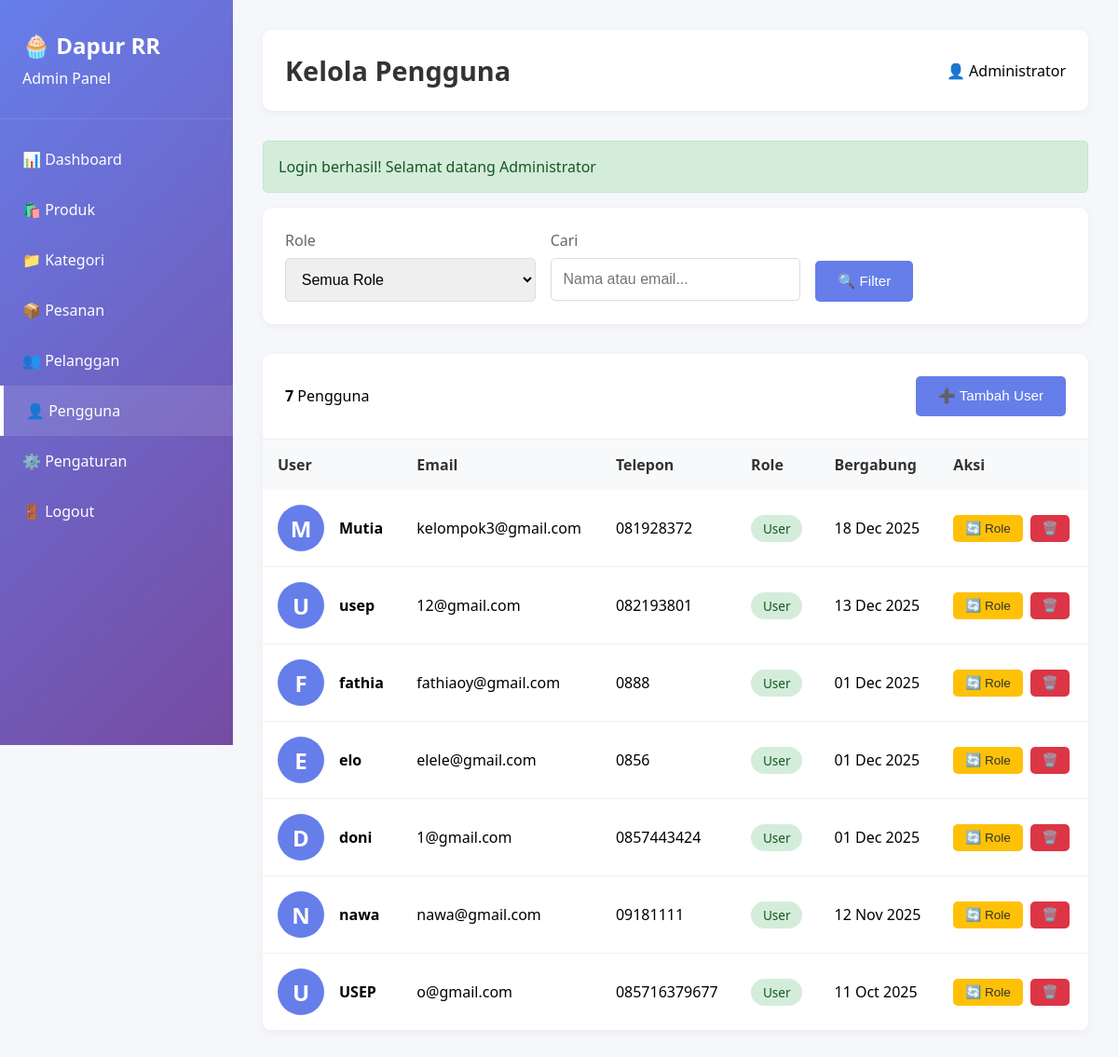
Page /admin/pengguna.php?role=user (signed in) on the committed database.
### tables this page shows
CREATE TABLE `users` (
  `id` int(11) NOT NULL,
  `nama` varchar(100) NOT NULL,
  `email` varchar(100) NOT NULL,
  `password` varchar(255) NOT NULL,
  `no_telepon` varchar(20) DEFAULT NULL,
  `alamat` text DEFAULT NULL,
  `role` enum('admin','user') DEFAULT 'user',
  `is_active` tinyint(1) DEFAULT 1,
  `created_at` timestamp NOT NULL DEFAULT current_timestamp()
);

### config/database.php (called while the page is built, shortened)
<?php
function getFlashMessage() {
    if (isset($_SESSION['flash_message'])) {
        $message = [
            'type' => $_SESSION['flash_type'],
            'message' => $_SESSION['flash_message']
        ];
        return $message;
    }
    return null;
}
function getUserName() {
    return $_SESSION['nama'] ?? 'Guest';
}
?>

### admin/pengguna.php (the view, shortened to what this page needs)
<?php
require_once '../config/database.php';
$conn = getConnection();
$roleFilter = $_GET['role'] ?? '';
$search = $_GET['search'] ?? '';
$where = [];
$params = [];
$types = '';
if ($roleFilter) {
    $where[] = "role = ?";
    $params[] = $roleFilter;
    $types .= 's';
}
$whereClause = $where ? "WHERE " . implode(" AND ", $where) : "";
$query = "SELECT * FROM users $whereClause ORDER BY created_at DESC";
$stmt = $conn->prepare($query);
if ($params) {
    $stmt->bind_param($types, ...$params);
}
$stmt->execute();
$users = $stmt->get_result();
$flash = getFlashMessage();
?>
<!DOCTYPE html>
<html lang="id">
<head>
</head>
<body>
    <div class="sidebar">
        <div class="sidebar-header">
            <h2>🧁 Dapur RR</h2>
            <p>Admin Panel</p>
        </div>
        <div class="sidebar-menu">
            <a href="dashboard.php" class="menu-item">📊 Dashboard</a>
            <a href="produk.php" class="menu-item">🛍️ Produk</a>
            <a href="kategori.php" class="menu-item">📁 Kategori</a>
            <a href="pesanan.php" class="menu-item">📦 Pesanan</a>
            <a href="pelanggan.php" class="menu-item">👥 Pelanggan</a>
            <a href="pengguna.php" class="menu-item active">👤 Pengguna</a>
            <a href="pengaturan.php" class="menu-item">⚙️ Pengaturan</a>
            <a href="../logout.php" class="menu-item">🚪 Logout</a>
        </div>
    </div>
    <div class="main-content">
        <div class="top-bar">
            <h1 class="page-title">Kelola Pengguna</h1>
            <div class="user-info">
                <span>👤 <?php echo getUserName(); ?></span>
            </div>
        </div>
        <?php if ($flash): ?>
        <div class="alert alert-<?php echo $flash['type']; ?>">
            <?php echo htmlspecialchars($flash['message']); ?>
        </div>
        <?php endif; ?>
        <div class="filters">
            <form method="GET" action="">
                <div class="filter-row">
                    <div class="filter-group">
                        <label>Role</label>
                        <select name="role">
                            <option value="">Semua Role</option>
                        </select>
                    </div>
                    <div class="filter-group">
                        <label>Cari</label>
                        <input type="text" name="search" placeholder="Nama atau email..." value="<?php echo htmlspecialchars($search); ?>">
                    </div>
                    <div class="filter-group" style="display: flex; align-items: flex-end;">
                        <button type="submit" class="btn btn-primary">🔍 Filter</button>
                    </div>
                </div>
            </form>
        </div>
        <div class="table-container">
            <div class="table-header">
                <div>
                    <strong><?php echo $users->num_rows; ?></strong> Pengguna
                </div>
                <button onclick="showAddModal()" class="btn btn-primary">➕ Tambah User</button>
            </div>
            <table>
                <thead>
                    <tr>
                        <th>User</th>
                        <th>Email</th>
                        <th>Telepon</th>
                        <th>Role</th>
                        <th>Bergabung</th>
                        <th>Aksi</th>
                    </tr>
                </thead>
                <tbody>
                    <?php if ($users->num_rows > 0): ?>
                        <?php while($u = $users->fetch_assoc()): ?>
                        <tr>
                            <td>
                                <div class="user-info">
                                    <div class="user-avatar">
                                        <?php echo strtoupper(substr($u['nama'], 0, 1)); ?>
                                    </div>
                                    <div>
                                        <strong><?php echo htmlspecialchars($u['nama']); ?></strong>
                                    </div>
                                </div>
                            </td>
                            <td><?php echo htmlspecialchars($u['email']); ?></td>
                            <td><?php echo htmlspecialchars($u['no_telepon']); ?></td>
                            <td>
                                <span class="badge <?php echo $u['role'] === 'admin' ? 'badge-danger' : 'badge-success'; ?>">
                                    <?php echo ucfirst($u['role']); ?>
                                </span>
                            </td>
                            <td><?php echo date('d M Y', strtotime($u['created_at'])); ?></td>
                            <td>
                                <div class="actions">
                                    <?php if ($u['id'] != $_SESSION['user_id']): ?>
                                    <button onclick="changeRole(<?php echo $u['id']; ?>, '<?php echo $u['role']; ?>')"
                                            class="btn btn-warning btn-sm">
                                        🔄 Role
                                    </button>
                                    <form method="POST" style="display: inline;">
                                        <button type="submit" class="btn btn-danger btn-sm"
                                                onclick="return confirm('Yakin hapus user ini?')">
                                            🗑️
                                        </button>
                                    </form>
                                    <?php else: ?>
                                    <span style="color: #999; font-size: 0.85rem;">Akun Anda</span>
                                    <?php endif; ?>
                                </div>
                            </td>
                        </tr>
                        <?php endwhile; ?>
                    <?php endif; ?>
                </tbody>
            </table>
        </div>
    </div>
</body>
</html>

### admin/pengguna.php (style rules this page uses)
* { margin: 0; padding: 0; box-sizing: border-box; }
body { font-family: 'Segoe UI', Tahoma, Geneva, Verdana, sans-serif; background: #f5f7fa; display: flex; }
.sidebar { width: 250px; background: linear-gradient(135deg, #667eea 0%, #764ba2 100%); color: white; height: 100vh; position: fixed; overflow-y: auto; }
.sidebar-header { padding: 2rem 1.5rem; border-bottom: 1px solid rgba(255,255,255,0.1); }
.sidebar-header h2 { font-size: 1.5rem; margin-bottom: 0.5rem; }
.sidebar-menu { padding: 1rem 0; }
.menu-item { padding: 1rem 1.5rem; color: white; text-decoration: none; display: flex; align-items: center; gap: 0.8rem; transition: all 0.3s; }
.menu-item:hover, .menu-item.active { background: rgba(255,255,255,0.1); border-left: 4px solid white; }
.main-content { margin-left: 250px; flex: 1; padding: 2rem; }
.top-bar { background: white; padding: 1.5rem; border-radius: 10px; box-shadow: 0 2px 10px rgba(0,0,0,0.05); margin-bottom: 2rem; display: flex; justify-content: space-between; align-items: center; }
.page-title { font-size: 1.8rem; color: #333; }
.filters { background: white; padding: 1.5rem; border-radius: 10px; box-shadow: 0 2px 10px rgba(0,0,0,0.05); margin-bottom: 2rem; }
.filter-row { display: flex; gap: 1rem; flex-wrap: wrap; }
.filter-group { flex: 1; min-width: 200px; }
.filter-group label { display: block; margin-bottom: 0.5rem; color: #666; font-weight: 500; }
.filter-group input, .filter-group select { width: 100%; padding: 0.8rem; border: 1px solid #ddd; border-radius: 5px; font-size: 1rem; }
.btn { padding: 0.8rem 1.5rem; border: none; border-radius: 5px; cursor: pointer; text-decoration: none; display: inline-block; transition: all 0.3s; font-size: 0.95rem; }
.btn-primary { background: #667eea; color: white; }
.btn-warning { background: #ffc107; color: #333; }
.btn-danger { background: #dc3545; color: white; }
.btn-sm { padding: 0.4rem 0.8rem; font-size: 0.85rem; }
.alert { padding: 1rem; margin-bottom: 1rem; border-radius: 5px; }
.alert-success { background: #d4edda; color: #155724; border: 1px solid #c3e6cb; }
.table-container { background: white; border-radius: 10px; box-shadow: 0 2px 10px rgba(0,0,0,0.05); overflow: hidden; }
.table-header { padding: 1.5rem; border-bottom: 1px solid #eee; display: flex; justify-content: space-between; align-items: center; }
table { width: 100%; border-collapse: collapse; }
th { background: #f8f9fa; padding: 1rem; text-align: left; font-weight: 600; color: #333; }
td { padding: 1rem; border-bottom: 1px solid #eee; }
.user-avatar { width: 50px; height: 50px; border-radius: 50%; background: #667eea; color: white; display: flex; align-items: center; justify-content: center; font-size: 1.5rem; font-weight: bold; }
.user-info { display: flex; align-items: center; gap: 1rem; }
.badge { padding: 0.3rem 0.8rem; border-radius: 20px; font-size: 0.85rem; font-weight: 500; }
.badge-success { background: #d4edda; color: #155724; }
.actions { display: flex; gap: 0.5rem; }

### rows in the picture
users: nama "M", nama "Mutia", email "kelompok3@gmail.com", no_telepon "081928372", role "User", created_at "18 Dec 2025"
users: nama "U", nama "usep", email "12@gmail.com", no_telepon "082193801", role "User", created_at "13 Dec 2025"
users: nama "F", nama "fathia", email "fathiaoy@gmail.com", no_telepon "0888", role "User", created_at "01 Dec 2025"
users: nama "E", nama "elo", email "elele@gmail.com", no_telepon "0856", role "User", created_at "01 Dec 2025"
users: nama "D", nama "doni", email "1@gmail.com", no_telepon "0857443424", role "User", created_at "01 Dec 2025"
users: nama "N", nama "nawa", email "nawa@gmail.com", no_telepon "09181111", role "User", created_at "12 Nov 2025"
users: nama "U", nama "USEP", email "o@gmail.com", no_telepon "085716379677", role "User", created_at "11 Oct 2025"

### other values in the picture
getUserName() "Administrator"
$flash['message'] "Login berhasil! Selamat datang Administrator"
$users->num_rows "7"
